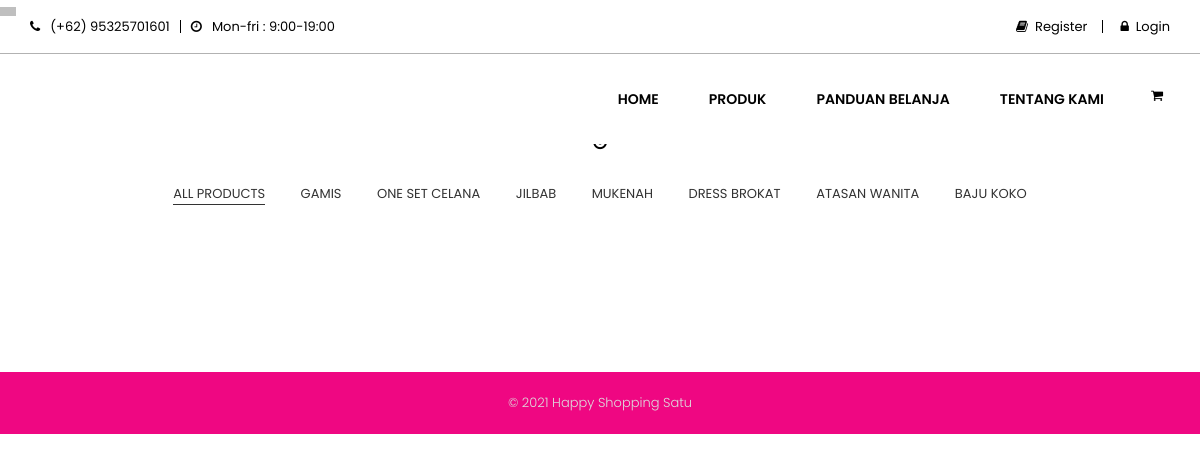
The page / on the database its author committed.
### tables this page shows
CREATE TABLE `tb_kategori` (
  `id_kategori` varchar(20) NOT NULL,
  `nama_kategori` varchar(50) NOT NULL
);

### home.php (the view, shortened to what this page needs)
<section class="slider-main-area">
            <div class="main-slider an-si">
                <div class="bend niceties preview-2 hm-ver-1">
                    <div id="ensign-nivoslider-2" class="slides">
                    </div>
			    </div>
            </div>
        </section>
		<section class="featured-products single-products section-padding-top">
			<div class="container">
				<div class="row">
					<div class="col-xs-12">
						<div class="section-title">
							<h3>PRODUCTS</h3>
							<div class="section-icon">
                            </div>
						</div>
					</div>
				</div>
				<div class="row">
                    <div class="col-xs-12">
						<div class="product-tab nav nav-tabs">
							<ul>
								<li class="active"><a data-toggle="tab" href="#allproduk">All Products</a></li>
                        <?php
                            $qryjenis = "SELECT * FROM tb_kategori ORDER BY id_kategori ASC";
                            $resultjenis = $mysqli->query($qryjenis);
                            while ($rowjenis = $resultjenis->fetch_assoc()) {
                        ?>
								<li><a data-toggle="tab" href="#<?php echo $rowjenis['nama_kategori']; ?>"><?php echo $rowjenis['nama_kategori']; ?></a></li>
                        <?php
                            }
                        ?>
							</ul>
						</div>
					</div>
				</div>
			</div>
		</section>
        <br>
        <br>

### index.php (shortened to what this page needs)
<!doctype html>
<html class="no-js" lang="">
<?php
    include "koneksi.php";
?>
    <head>
        <link rel="stylesheet" href="css/bootstrap.min.css">
        <link rel="stylesheet" href="css/animate.css">
		<link rel="stylesheet" href="css/pe-icon-7-stroke.min.css">
        <link rel="stylesheet" href="css/jquery-ui.min.css">
        <link rel="stylesheet" href="css/img-zoom/jquery.simpleLens.css">
        <link rel="stylesheet" href="css/meanmenu.min.css">
		<link rel="stylesheet" href="lib/css/nivo-slider.css" type="text/css" />
		<link rel="stylesheet" href="lib/css/preview.css" type="text/css" media="screen" />
        <link rel="stylesheet" href="css/owl.carousel.css">
        <link rel="stylesheet" href="css/font-awesome.min.css">
		<link rel="stylesheet" href="style.css">
        <link rel="stylesheet" href="css/responsive.css">
    </head>
    <body>
		<header>
			<div class="header-top" >
				<div class="container">
					<div class="row">
						<div class="col-md-6 col-sm-4">
							<div class="left-header clearfix">
								<ul>
                                    <li><p><i class="fa fa-phone" aria-hidden="true"></i>(+62) 95325701601</p></li>
									<li class="hd-none"><p><i class="fa fa-clock-o" aria-hidden="true"></i>Mon-fri : 9:00-19:00</p></li>
								</ul>
							</div>
						</div>
						<div class="col-md-6 col-sm-8">
							<div class="right-header">
                            <?php
                                if (isset($_SESSION['usernameuser'])&&(isset($_SESSION['passuser']))) {
                                    $usernameuser=$_SESSION['usernameuser'];
                                    $qryinfo = "SELECT * FROM tb_pelanggan WHERE id_pelanggan = '$_SESSION[iduser]' ";
                                    $resultinfo = $mysqli->query($qryinfo);
                                    $juminfo = mysqli_num_rows($resultinfo);
                                    ?>
                                    <ul>
                                        <li>
                                            <a href="#"> Hi, <?php echo $_SESSION['namauser'];?>
                                                <ul class="drop-cart">
                                                    <li><a href="index.php?hal=listorder">Pesanan Saya<div class="pull-right"></li>
                                                    <li><a href="index.php?hal=account">Profil Saya</a></li>
                                                    <li>
                                                        <br><a href="aksi.php?module=logout">Logout</a><br>
                                                    </li>
                                                    <li>
                                                    </li>
                                                </ul>
                                            </a>
                                        </li>
                                    </ul>
                            <?php
                                }else{
                            ?>
								<ul>
									<li ><a href="?hal=daftar"><i class="fa fa-book" style="color: #000;"></i>Register</a></li>
									<li><a href="?hal=login"><i class="fa fa-lock" style="color: #000;"></i>Login</a></li>
								</ul>
                            <?php
                                }
                            ?>
							</div>
						</div>
					</div>
				</div>
			</div>
			<div class="header-bottom header-bottom-one" id="sticky-menu" >
				<div class="container relative">
					<div class="row">
						<div class="col-sm-2 col-md-2 col-xs-6">
							<div class="logo">
							</div>
						</div>
						<div class="col-sm-10 col-md-10 col-xs-10 static">
							<div class="all-manu-area">
							    <div class="mainmenu clearfix hidden-sm hidden-xs" >
                                    <nav>
                                        <ul>
                                            <li><a href="?hal=home" style="color: #000">Home</a></li>
                                            <li><a href="?hal=produk" style="color: #000">Produk</a></li>
                                            <li><a href="?hal=panduan" style="color: #000">Panduan Belanja</a></li>
                                            <li><a href="?hal=tentang" style="color: #000">Tentang Kami</a></li>
                                        </ul>
                                    </nav>
                                </div>
                                <div class="right-header re-right-header">
                                    <ul>
                                        <?php
                                            if (isset($_SESSION['usernameuser'])&&(isset($_SESSION['passuser']))) {
                                            $idksm = $_SESSION['iduser'];
                                            $sqlkeranjang = "SELECT * FROM tb_keranjang a INNER JOIN tb_dataproduk b USING(id_produk) WHERE a.id_pelanggan='$idksm' ORDER By id_keranjang DESC";
                                            $resultkeranjang = $mysqli->query($sqlkeranjang);
                                            $jumdatakeranjang = mysqli_num_rows($resultkeranjang);
                                        ?>
                                        <li><a href="?hal=keranjang"><i class="fa fa-shopping-cart"></i><span class="color1"><?php echo $jumdatakeranjang; ?></span></a>
                                            <ul class="drop-cart">
                                                <?php
                                                    $idksm = $_SESSION['iduser'];
                                                    $totalsub=0;
                                                    $sqlkeranjang = "SELECT * FROM tb_keranjang a INNER JOIN tb_dataproduk b USING(id_produk) WHERE a.id_pelanggan='$idksm' ORDER By id_keranjang DESC";
                                                    $resultkeranjang = $mysqli->query($sqlkeranjang);
                                                    while ($rowkeranjang = $resultkeranjang->fetch_assoc()) {
                                                        $hargabrg = $rowkeranjang['harga'];
                                                        $jumlah_produk = $rowkeranjang['jumlah_produk'];
                                                        $subtot = $hargabrg * $jumlah_produk;
                                                        $totalsub = $totalsub + $subtot;
                                                ?>
                                                <li>
                                                    <a href="#"><img src="image/barang/<?php echo $rowkeranjang['gambar']; ?>" style="width:25%;" alt="" /></a>
                                                    <div class="add-cart-text">
                                                        <p><a href="#"><?php echo $rowkeranjang['nama_produk']; ?></a></p>
                                                        <span><?php echo $rowkeranjang['jumlah_produk']." barang X ".number_format($rowkeranjang['harga'], 0, ',','.'); ?></span>
                                                        <span>Berat : <?php echo $rowkeranjang['berat']; ?></span>
                                                    </div>
                                                </li>
                                                <?php } ?>
                                                <li class="total-amount clearfix">
                                                    <span class="floatleft">Total</span>
                                                    <span class="floatright"><strong>= <?php echo "Rp.".number_format($totalsub, 0, ',','.'); ?></strong></span>
                                                </li>
                                                <li>
                                                    <div class="goto text-center">
                                                        <a href="?hal=keranjang"><strong>Lihat Keranjang<i class="pe-7s-angle-right"></i></strong></a>
                                                    </div>
                                                </li>
                                            </ul>
                                        </li>
                                        <?php
                                            }else{
                                                ?>
                                                <li><a href="?hal=keranjang"><i class="fa fa-shopping-cart"></i><span class="color1"></span></a>
                                            <?php
                                            }
                                        ?>
                                    </ul>
                                </div>
							</div>
						</div>
					</div>
				</div>
			</div>
		</header>
		<?php
        if(!isset($_GET['hal'])){
            if (isset($_SESSION['iduser'])&&(isset($_SESSION['passuser']))){
                include "home.php";
            } else{
                include "home.php";
            }
        }else{
            include "konten.php";
        }
        ?>
			<div class="footer-bottom" style="margin-top:100px;">
				<div class="container">
					<div class="row">
						<div class="col-xs-12 text-center">
							<p>&copy; 2021 Happy Shopping Satu</p>
						</div>
					</div>
				</div>
			</div>
    </body>
</html>

### rows shown on the page
tb_kategori: nama_kategori "GAMIS"
tb_kategori: nama_kategori "ONE SET CELANA"
tb_kategori: nama_kategori "JILBAB"
tb_kategori: nama_kategori "MUKENAH"
tb_kategori: nama_kategori "DRESS BROKAT"
tb_kategori: nama_kategori "ATASAN WANITA"
tb_kategori: nama_kategori "BAJU KOKO"
